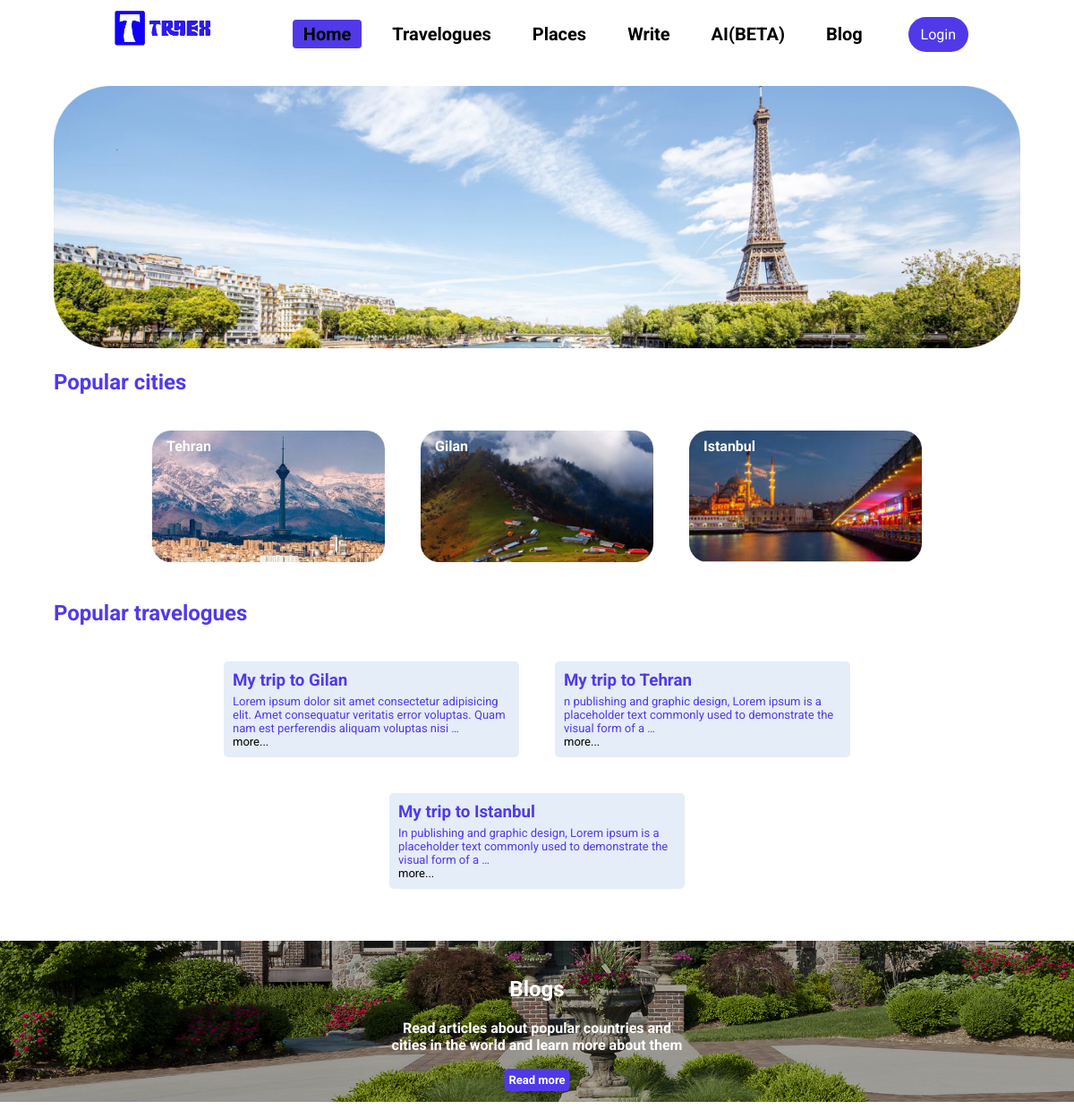
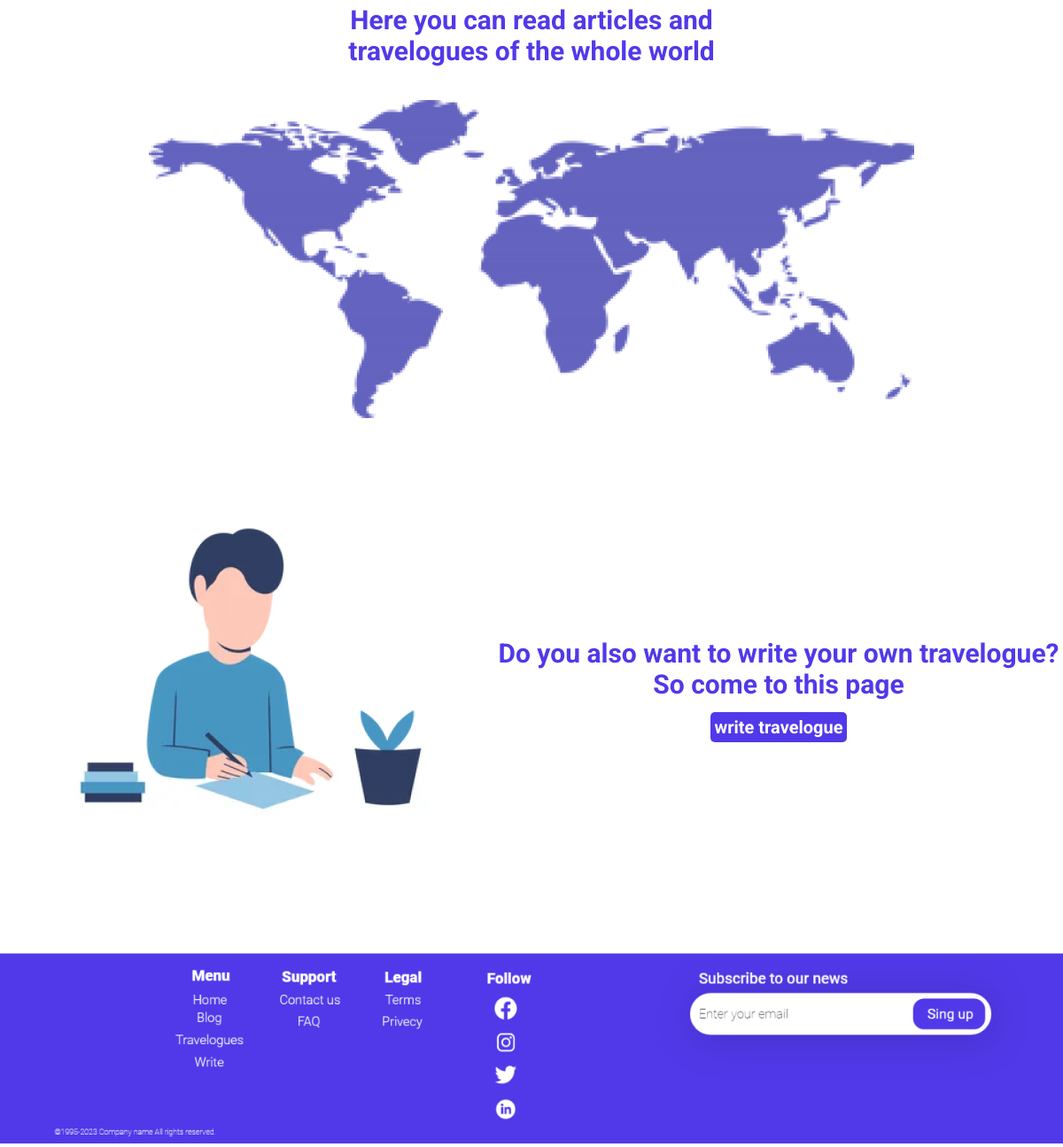
The page / on the database its author committed (2 pictures, top to bottom).
### main/models.py (models this page shows, shortened)
class City(models.Model):
    name = models.CharField(max_length=100)
    latin = models.CharField(max_length=300)
    cover = models.ImageField(upload_to='cities/')
    slug = models.SlugField(unique=True)

class Travelogue(models.Model):
    title = models.CharField(max_length=300)
    latin = models.CharField(max_length=300)
    content = models.TextField()
    uploader = models.ForeignKey(CustomUser, on_delete=models.CASCADE)
    upload_date = models.DateTimeField(auto_now=False, auto_now_add=True)
    edit_date = models.DateTimeField(auto_now=True, auto_now_add=False)
    city = models.ForeignKey(City, on_delete=models.CASCADE)
    slug = models.SlugField(unique=True)

### main/views.py (the view)
# urls.py: path('', index, name='index'),
def index(request):
    travelogues = Travelogue.objects.all()[0:3]
    cities = City.objects.all()[0:8]
    return render(request, "main/index.html", {
        "travelogues": travelogues,
        "cities": cities,
        "page": "home"
    })

### templates/main/index.html
{% extends "main/layout.html" %}
{% load static %}
{% block body %}
    <br>
    <div class="center h-img">
        <img src="{% static 'main/assesst/image/header/header.png' %}" alt="">
    </div>
<main>
    <div class="body-div">
        <h2 class="title">Popular cities</h2>
        <div class="c-container">
            {% for city in cities %}
            <a href="{% url 'main:travelogues' %}">
                <div class="c-img">
                    <img src="{{city.cover.url}}" alt="picture of {{city.name}}">
                    <div class="top-left">{{city.name}}</div>
                </div>
            </a>
            {% endfor %}
        </div>
        <h2 class="title">Popular travelogues</h2>
        <div class="c-container">
            {% for t in travelogues %}
            <div class="t-box">
                <h3>{{t.title}}</h3>
                <p style="text-align: left;">{{t.content|truncatewords:20}}
                    <br>
                    <a href="{% url 'main:travelogue' t.slug %}">more...</a>
                </p>
            </div>
            {% endfor %}
        </div>
        <br>
    </div>
    <br>
    <div class="b-container">
        <img src="{% static 'main/assesst/image/homepage/blog.png' %}" alt="Blog">
        <div class="centered">
            <h2>Blogs</h2>
            <b>Read articles about popular countries and <br>
            cities in the world and learn more about them
            </b>
            <br> <br>
            <a class="btn" href="">Read more</a>
        </div>
    </div>
    <br>
    <div class="body-div">
        <div>
            <b class="map-t">Here you can read articles and</b>
            <br>
            <b class="map-t">travelogues of the whole world</b>
        </div>
        <br>
        <br>
        <div class="map">
            <img src="{% static 'main/assesst/image/homepage/map.png' %}" alt="world's map">
        </div>
    </div>
    <br>
    <div class="t-write">
        <div>
            <img src="{% static 'main/assesst/image/homepage/travelogue.png' %}" alt="write travelogue">
        </div>
        <div class="b-write">
            <b class="map-t">Do you also want to write your own travelogue?</b>
            <br>
            <b class="map-t">So come to this page</b>
            <br>
            <br>
            <a class="w-btn btn" href="{% url 'main:write' %}">write travelogue</a>
        </div>
    </div>
</main>
{% endblock body %}

### static/main/css/style.css (style rules this page uses)
* { font-family: Roboto; }
body { padding: 0px; margin: 0px; font-family: Roboto !important; }
.center { margin: auto; display: block; text-align: center; }
.h-img { width: 90%; }
.h-img img { width: 100%; }
.body-div { width: 90%; margin: auto; display: block; text-align: center; }
.title { text-align: left; color: #5139E9; }
.c-container { display: flex; flex-wrap: wrap; justify-content: center; }
.c-img { margin: 20px; width: 260px; position: relative; text-align: center; color: white; }
.c-img img { width: 100%; }
.top-left { position: absolute; top: 8px; left: 16px; color: white; font-weight: bold; }
.t-box { background-color: #e4edf8; border-radius: 5px 5px 5px 5px; text-align: left; padding: 5px; width: 320px; margin: 20px; color: #5139E9; }
.t-box p { font-size: small; margin: 5px; }
.t-box h3 { margin: 5px; font-weight: bold; }
.t-box p a { color: black; text-decoration: none; }
.btn { background-color: #5139E9; font-size: 13px; border-radius: 5px 5px 5px 5px; color: white; padding: 5px; font-weight: bold; }
.map { width: 80%; margin: auto; }
.map img { width: 100%; }
.map-t { color: #5139E9; font-size: 30px; }
.t-write { display: flex; align-items: center; justify-content: center; }
.b-write { text-align: center; }
.w-btn { font-size: 20px; }
.b-container { position: relative; text-align: center; color: white; width: 100%; }
.b-container img { width: 100%; }
.centered { position: absolute; top: 50%; left: 50%; transform: translate(-50%, -50%); }
a { color: black; text-decoration: none; }
.form h1, p { text-align: center; }

### rows shown on the page
City: cover (picture), name "Tehran"
City: cover (picture), name "Gilan"
City: cover (picture), name "Istanbul"
Travelogue: title "My trip to Gilan", content "Lorem ipsum dolor sit amet consectetur adipisicing elit. Amet consequatur veritatis error voluptas. Quam nam est perferendis aliquam voluptas nisi …"
Travelogue: title "My trip to Tehran", content "n publishing and graphic design, Lorem ipsum is a placeholder text commonly used to demonstrate the visual form of a …"
Travelogue: title "My trip to Istanbul", content "In publishing and graphic design, Lorem ipsum is a placeholder text commonly used to demonstrate the visual form of a …"
